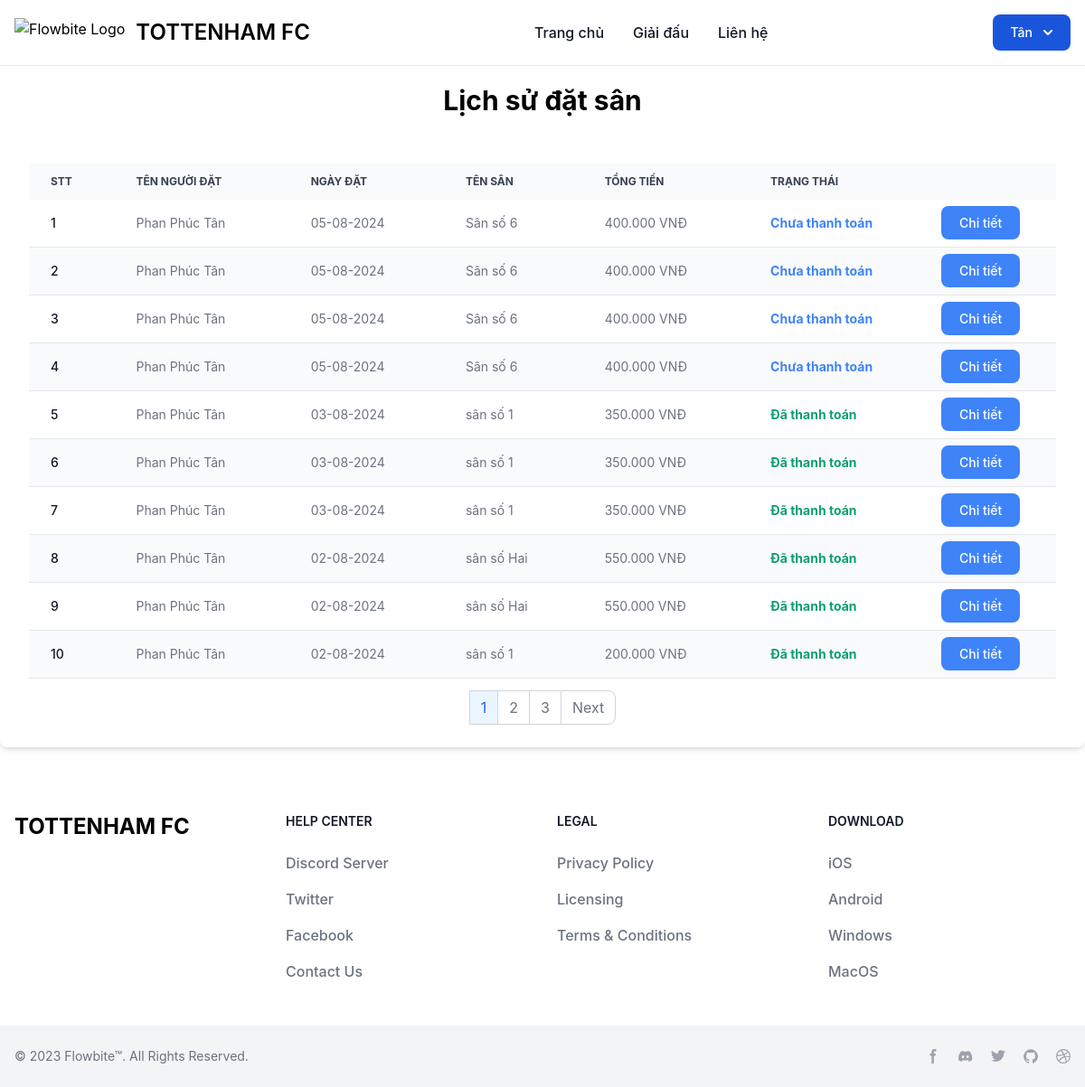
The app's page /user/history.php (signed in) with its own data.
### tables this page shows
CREATE TABLE IF NOT EXISTS `customer` (
  `id` int(11) NOT NULL AUTO_INCREMENT,
  `name` varchar(255) NOT NULL,
  `phone` varchar(15) NOT NULL,
  `team_id` int(11) DEFAULT NULL,
  `user_id` int(11) DEFAULT NULL,
  PRIMARY KEY (`id`),
  KEY `customer_team_id_fk` (`team_id`),
  KEY `customer_user_id_fk` (`user_id`)
);

CREATE TABLE IF NOT EXISTS `booking` (
  `id` int(11) NOT NULL AUTO_INCREMENT,
  `name` varchar(255) NOT NULL,
  `phone` varchar(15) NOT NULL,
  `date` date NOT NULL,
  `date_created` datetime DEFAULT NULL,
  `total` decimal(10,3) NOT NULL,
  `cus_id` int(11) NOT NULL,
  `pitch_detail_id` int(11) NOT NULL,
  `promotion_id` int(11) DEFAULT NULL,
  `status_id` int(11) NOT NULL,
  PRIMARY KEY (`id`),
  KEY `booking_cus_id_fk` (`cus_id`),
  KEY `booking_pitch_detail_id_fk` (`pitch_detail_id`),
  KEY `booking_promotion_id_fk` (`promotion_id`),
  KEY `booking_status_id_fk` (`status_id`)
);

CREATE TABLE IF NOT EXISTS `pitch` (
  `id` int(11) NOT NULL AUTO_INCREMENT,
  `name` varchar(255) NOT NULL,
  `deleted` tinyint(1) DEFAULT '0',
  `description` text,
  `manager_id` int(11) NOT NULL,
  `type_id` int(11) NOT NULL,
  PRIMARY KEY (`id`),
  KEY `pitch_manager_id_fk` (`manager_id`),
  KEY `pitch_type_id_fk` (`type_id`)
);

### Classes/Db.class.php (called while the page is built, shortened)
<?php
class Db
{
	private $dbh = null;
	public function __construct()
	{
		$driver = "mysql:host=" . HOST . "; dbname=" . DB_NAME;
		try {
			$this->dbh = new PDO($driver, DB_USER, DB_PASS);
			$this->dbh->query("set names 'utf8' ");
		} catch (PDOException $e) {
			echo 'có lỗi xảy ra';
			exit();
		}
	}
	private function query($sql, $arr = array(), $mode = PDO::FETCH_ASSOC)
	{
		$stm = $this->dbh->prepare($sql);
		if (!$stm->execute($arr)) {
			echo "Sql lỗi.";
			exit;
		}
		return $stm->fetchAll($mode);
	}
	public function select($sql,  $arr = array(), $mode = PDO::FETCH_ASSOC)
	{
		return $this->query($sql, $arr, $mode);
	}
}

### Classes/User.class.php (the view, shortened to what this page needs)
<?php
class User extends DB
{
    public function historyBooked()
    {
        $page = isset($_GET['page']) ? $_GET['page'] : 1;
        $records_per_page = 10;
        $offset = ($page - 1) * $records_per_page;
        $currentDate = date("Y-m-d");
        $current_format = DateTime::createFromFormat('Y-m-d', $currentDate);
        $total_query = "SELECT COUNT(*) as total FROM booking";
        $total_result = $this->select($total_query);
        $total_records = $total_result[0]['total'];
        $total_pages = ceil($total_records / $records_per_page);
        $query = "SELECT b.id, b.name, b.date, p.name AS p_name, b.total, d.start, b.status_id
                    FROM booking b
                    JOIN pitch_detail pd ON pd.id = b.pitch_detail_id
                    JOIN pitch p ON pd.pitch_id = p.id
                    JOIN duration d ON pd.duration_id = d.id
                    WHERE b.cus_id = :cus_id
                    order by b.date desc
                    limit $offset, $records_per_page";
        $params = array(":cus_id" => $_SESSION['cus_id']);
        $histories = $this->select($query, $params);
        if ($histories == null) {
            echo '<div class="text-center mt-5">
            <h2 class="text-2xl font-bold">Bạn chưa đặt sân nào</h2>';
        } else {
            $index = $offset + 1;
            echo '<div class="history">
            <table class="w-full text-sm text-left rtl:text-right text-gray-500 dark:text-gray-400">
            <thead class="text-xs text-gray-700 uppercase bg-gray-50 dark:bg-gray-700 dark:text-gray-400">
            <tr>
            <th scope="col" class="px-6 py-3">
            STT
            </th>
            <th scope="col" class="px-6 py-3">
            Tên người đặt
            </th>
            <th scope="col" class="px-6 py-3">
            Ngày đặt
            </th>
            <th scope="col" class="px-6 py-3">
            Tên sân
            </th>
            <th scope="col" class="px-6 py-3">
            Tổng tiền
            </th>
            <th scope="col" class="px-6 py-3">
            trạng thái
            </th>
            <th scope="col" class="px-6 py-3">
            </th>
            </tr>
            </thead>
            <tbody>';
            foreach ($histories as $history) {
                $date = DateTime::createFromFormat('Y-m-d', $history['date']);
                $date_format = $date->format('d-m-Y');
                $time_now = date("H");
                $start = new DateTime($history['start']);
                $start_h = $start->format("H");
                $interval = (int)$start_h - (int)$time_now;
                echo '
                <tr class="odd:bg-white odd:dark:bg-gray-900 even:bg-gray-50 even:dark:bg-gray-800 border-b dark:border-gray-700">
                <th scope="row" class="px-6 py-4 font-medium text-gray-900 whitespace-nowrap dark:text-white">
                ' . $index++ . '
                </th>
                <td class="px-6 py-4">
                ' . $history['name'] . '
                </td>
                <td class="px-6 py-4">
                ' . $date_format . '
                </td>
                <td class="px-6 py-4">
                ' . $history['p_name'] . '
                </td>
                <td class="px-6 py-4">
                ' . $history['total'] . ' VNĐ
                </td>
                <td class="px-6 py-4">
                ';
                if ($history['status_id'] == 1) {
                    echo '<p class="font-bold text-blue-500">Chưa thanh toán</p>';
                } else if ($history['status_id'] == 2) {
                    echo '<p class="font-bold text-red-500">Đã hủy</p>';
                } else {
                    echo '<p class="font-bold text-green-500">Đã thanh toán</p>';
                }
                echo '</td>
                <td class="px-1-py-4">';
                if ($history['status_id'] != 2) {
                    if ($history['status_id'] == 1 || $history['status_id'] == 3) {
                        if ($current_format <= $date) {
                            if ($interval < 2) {
                                echo '
                                <a href="detail_booked.php?id=' . $history['id'] . '" class="w-full focus:outline-none text-white bg-blue-500 hover:bg-blue-800 focus:ring-4 focus:ring-blue-300 font-medium rounded-lg text-sm px-5 py-2.5 me-2 mb-2 dark:bg-blue-600 dark:hover:bg-blue-500 dark:focus:ring-blue-500">Chi tiết</a>
                                ';
                            } else {
                                echo '
                                <a href="detail_booked.php?id=' . $history['id'] . '" class="focus:outline-none text-white bg-blue-500 hover:bg-blue-800 focus:ring-4 focus:ring-blue-300 font-medium rounded-lg text-sm px-5 py-2.5 me-2 mb-2 dark:bg-blue-600 dark:hover:bg-blue-500 dark:focus:ring-blue-500">Chi tiết</a>
                                <a href="cancel_booked.php?id=' . $history['id'] . '" class="focus:outline-none text-white bg-red-700 hover:bg-red-800 focus:ring-4 focus:ring-red-300 font-medium rounded-lg text-sm px-5 py-2.5 me-2 mb-2 dark:bg-red-600 dark:hover:bg-red-700 dark:focus:ring-red-900">Cancel</a> ';
                            }
                        } else {
                            echo '
                            <a href="detail_booked.php?id=' . $history['id'] . '" class="w-full focus:outline-none text-white bg-blue-500 hover:bg-blue-800 focus:ring-4 focus:ring-blue-300 font-medium rounded-lg text-sm px-5 py-2.5 me-2 mb-2 dark:bg-blue-600 dark:hover:bg-blue-500 dark:focus:ring-blue-500">Chi tiết</a>
                            ';
                        }
                    }
                }
                echo '</td>';
            }
            echo '</tbody>
            </table>';
            echo '</div>';
            echo '<div class="flex justify-center mt-5">';
            echo '<nav aria-label="Page navigation example">';
            echo '<ul class="inline-flex items-center -space-x-px">';
            for ($i = 1; $i <= $total_pages; $i++) {
                if ($i == $page) {
                    echo '<li><a href="history.php?page=' . $i . '" class="px-3 py-2 leading-tight text-blue-600 bg-blue-50 border border-gray-300 hover:bg-blue-100 hover:text-blue-700 dark:border-gray-700 dark:bg-gray-700 dark:text-white">' . $i . '</a></li>';
                } else {
                    echo '<li><a href="history.php?page=' . $i . '" class="px-3 py-2 leading-tight text-gray-500 bg-white border border-gray-300 hover:bg-gray-100 hover:text-gray-700 dark:bg-gray-800 dark:border-gray-700 dark:text-gray-400 dark:hover:bg-gray-700 dark:hover:text-white">' . $i . '</a></li>';
                }
            }
            if ($page < $total_pages) {
                echo '<li><a href="history.php?page=' . ($page + 1) . '" class="px-3 py-2 leading-tight text-gray-500 bg-white border border-gray-300 rounded-r-lg hover:bg-gray-100 hover:text-gray-700 dark:bg-gray-800 dark:border-gray-700 dark:text-gray-400 dark:hover:bg-gray-700 dark:hover:text-white">Next</a></li>';
            }
            echo '</ul>';
            echo '</nav>';
            echo '</div>';
        }
    }
}

### include/header.php (shortened to what this page needs)
<nav class="bg-white dark:bg-gray-900 sticky w-full z-20 top-0 start-0 border-b border-gray-200 dark:border-gray-600">
    <div class="max-w-screen-xl flex flex-wrap items-center justify-between mx-auto p-4">
        <a href="index.php" class="flex items-center space-x-3 rtl:space-x-reverse">
            <img src="https://flowbite.com/docs/images/logo.svg" class="h-8" alt="Flowbite Logo">
            <span class="self-center text-2xl font-semibold whitespace-nowrap dark:text-white">TOTTENHAM FC</span>
        </a>
        <div class="flex md:order-2 space-x-3 md:space-x-0 rtl:space-x-reverse">
            <?php
            $db = new Db();
            if (empty($_SESSION['user'])) {
            ?>
                <button type="button" onClick="handleLogin()" class="text-gray-900 bg-white border border-gray-300 focus:outline-none hover:bg-gray-100 focus:ring-4 focus:ring-gray-100 font-medium rounded-lg text-sm px-5 py-2.5 me-2 mb-2 dark:bg-gray-800 dark:text-white dark:border-gray-600 dark:hover:bg-gray-700 dark:hover:border-gray-600 dark:focus:ring-gray-700">
                    Đăng nhập
                </button>
                <button data-collapse-toggle="navbar-sticky" type="button" class="inline-flex items-center p-2 w-10 h-10 justify-center text-sm text-gray-500 rounded-lg md:hidden hover:bg-gray-100 focus:outline-none focus:ring-2 focus:ring-gray-200 dark:text-gray-400 dark:hover:bg-gray-700 dark:focus:ring-gray-600" aria-controls="navbar-sticky" aria-expanded="false">
                    <span class="sr-only">Open main menu</span>
                    <svg class="w-5 h-5" aria-hidden="true" xmlns="http://www.w3.org/2000/svg" fill="none" viewBox="0 0 17 14">
                        <path stroke="currentColor" stroke-linecap="round" stroke-linejoin="round" stroke-width="2" d="M1 1h15M1 7h15M1 13h15" />
                    </svg>
                </button>
            <?php } else {
                $sql = "SELECT * from user JOIN customer ON user.id = customer.user_id where email = :email";
                $arr = array(':email' => $_SESSION['user']);
                $users = $db->select($sql, $arr);
                if($users > 0 ){
                    $user = $users[0];
            ?>
                <button id="dropdownHoverButton" data-dropdown-toggle="dropdownHover" data-dropdown-trigger="hover" class="text-white bg-blue-700 hover:bg-blue-800 focus:ring-4 focus:outline-none focus:ring-blue-300 font-medium rounded-lg text-sm px-5 py-2.5 text-center inline-flex items-center dark:bg-blue-600 dark:hover:bg-blue-700 dark:focus:ring-blue-800" type="button">
                    <?php echo $user['name'] ?>
                    <svg class="w-2.5 h-2.5 ms-3" aria-hidden="true" xmlns="http://www.w3.org/2000/svg" fill="none" viewBox="0 0 10 6">
                        <path stroke="currentColor" stroke-linecap="round" stroke-linejoin="round" stroke-width="2" d="m1 1 4 4 4-4" />
                    </svg>
                </button>
            <?php }
        } ?>
        </div>
        <div class="items-center justify-between hidden w-full md:flex md:w-auto md:order-1" id="navbar-sticky">
            <ul class="flex flex-col p-4 md:p-0 mt-4 font-medium border border-gray-100 rounded-lg bg-gray-50 md:space-x-8 rtl:space-x-reverse md:flex-row md:mt-0 md:border-0 md:bg-white dark:bg-gray-800 md:dark:bg-gray-900 dark:border-gray-700">
                <li>
                    <a href="index.php" class="block py-2 px-3 text-gray-900 rounded hover:bg-gray-100 md:hover:bg-transparent md:hover:text-blue-700 md:p-0 md:dark:hover:text-blue-500 dark:text-white dark:hover:bg-gray-700 dark:hover:text-white md:dark:hover:bg-transparent dark:border-gray-700">
                        Trang chủ</a>
                </li>
                <li>
                    <a href="tournament.php" class="block py-2 px-3 text-gray-900 rounded hover:bg-gray-100 md:hover:bg-transparent md:hover:text-blue-700 md:p-0 md:dark:hover:text-blue-500 dark:text-white dark:hover:bg-gray-700 dark:hover:text-white md:dark:hover:bg-transparent dark:border-gray-700">
                        Giải đấu</a>
                </li>
                <li>
                    <a href="contact.php" class="block py-2 px-3 text-gray-900 rounded hover:bg-gray-100 md:hover:bg-transparent md:hover:text-blue-700 md:p-0 md:dark:hover:text-blue-500 dark:text-white dark:hover:bg-gray-700 dark:hover:text-white md:dark:hover:bg-transparent dark:border-gray-700">
                        Liên hệ</a>
                </li>
            </ul>
        </div>
    </div>
</nav>

### records on screen
customer: name "Tân"
booking: name "Phan Phúc Tân", date "05-08-2024", pitch.name "Sân số 6", total "400.000", shows "Chưa thanh toán"
booking: name "Phan Phúc Tân", date "05-08-2024", pitch.name "Sân số 6", total "400.000", shows "Chưa thanh toán"
booking: name "Phan Phúc Tân", date "05-08-2024", pitch.name "Sân số 6", total "400.000", shows "Chưa thanh toán"
booking: name "Phan Phúc Tân", date "05-08-2024", pitch.name "Sân số 6", total "400.000", shows "Chưa thanh toán"
booking: name "Phan Phúc Tân", date "03-08-2024", pitch.name "sân số 1", total "350.000", shows "Đã thanh toán"
booking: name "Phan Phúc Tân", date "03-08-2024", pitch.name "sân số 1", total "350.000", shows "Đã thanh toán"
booking: name "Phan Phúc Tân", date "03-08-2024", pitch.name "sân số 1", total "350.000", shows "Đã thanh toán"
booking: name "Phan Phúc Tân", date "02-08-2024", pitch.name "sân số Hai", total "550.000", shows "Đã thanh toán"
booking: name "Phan Phúc Tân", date "02-08-2024", pitch.name "sân số Hai", total "550.000", shows "Đã thanh toán"
booking: name "Phan Phúc Tân", date "02-08-2024", pitch.name "sân số 1", total "200.000", shows "Đã thanh toán"
